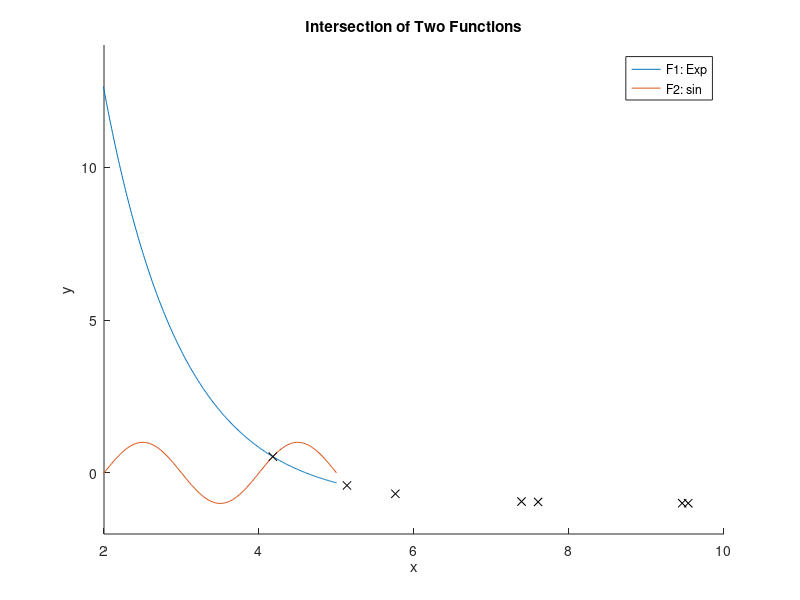

This chart was generated by the following MATLAB code:
%Andrew Brown Homework 5 Problem 2

clc
clear

%Find all the intersections of two functions in a given domain

%Anonymous functions of the given equations
F1=@(x) [100.*exp(-x)-1]; %function of the first given equation
F2=@(x) [sin(pi.*x)]; %function of the second given equation

%Plot the two functions
hold on
fplot(F1) %plot exp
fplot(F2) %plot sin
axis([2,10,-2,14]) %define axes

%Anonymous function that will equal zero where F1 and F2 intersect
FInt=@(x) [F1(x)-F2(x)]; %when == 0, F1=F2

%Calculate intersections
interval=2:0.1:10; %define common interval
FStore=ones(length(interval),1); %preallocate fStore
for j=1:length(interval) %count up by one for the length of the times I calculate fzero
    i=interval(j); %to calculate fzero many times
    FZero=fzero(FInt,i); %calculate fzero
    FStore(j)=FZero; %store values of fzero
    xInt=uniquetol(FStore,0.00001); %calculate x values of unique intrsections
end

%Plot the points of intersection on the graph
yInt=ones(length(xInt)); %preallocate yVals
for k=1:length(xInt) %loop through the number of unique values found
    yInt(k)=F2(xInt(k)); %calculate Y values of unique intersections
    plot(xInt(k),yInt(k),'xk') %plot the x vs y values of the unique intersections
end
%Plotting stuff
title('Intersection of Two Functions') %title the plot
xlabel('x') %x label of the plot
ylabel('y') %y label of the plot
legend('F1: Exp', 'F2: sin') %legend of the plot

%Print out the x values of the unique intersections
fprintf('The equations intersect at the following x values:\n')
disp(xInt)
